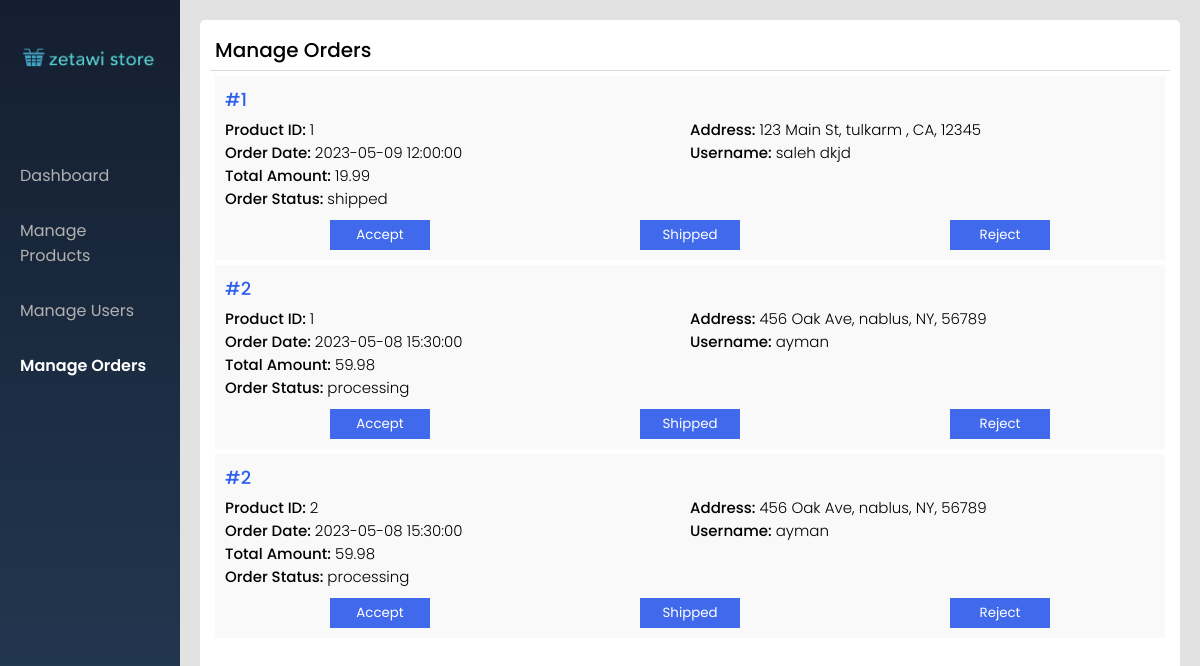
Page /admin/manage-orders.php on the committed database.
### tables this page shows
CREATE TABLE `Order_Items` (
  `id` int(11) NOT NULL,
  `order_id` int(11) NOT NULL,
  `product_id` int(11) NOT NULL,
  `quantity` int(11) NOT NULL,
  `price` decimal(10,2) NOT NULL
);

CREATE TABLE `Order_Details` (
  `id` int(11) NOT NULL,
  `user_id` int(11) NOT NULL,
  `order_date` datetime NOT NULL,
  `total_amount` decimal(10,2) NOT NULL,
  `order_status` varchar(255) NOT NULL
);

CREATE TABLE `User_Address` (
  `id` int(11) NOT NULL,
  `user_id` int(11) NOT NULL,
  `street_address` varchar(255) NOT NULL,
  `city` varchar(50) NOT NULL,
  `state` varchar(50) NOT NULL,
  `zip_code` varchar(10) NOT NULL,
  `phone` int(11) NOT NULL
);

CREATE TABLE `User` (
  `id` int(11) NOT NULL,
  `username` varchar(50) NOT NULL,
  `email` varchar(255) NOT NULL,
  `password` varchar(255) NOT NULL,
  `isadmin` tinyint(1) DEFAULT 0,
  `user_imag` varchar(255) NOT NULL
);

### admin/manage-orders.php (the view, shortened to what this page needs)
<!DOCTYPE html>
<html lang="en">
<?php
$servername = "localhost";
$username = "root";
$password = "";
$dbname = "zetawiStore";
$conn = mysqli_connect($servername, $username, $password, $dbname);
$getOrdersQuery = "SELECT Order_Details.order_status ,Order_Items.order_id, Order_Items.product_id, Order_Details.order_date, User_Address.street_address, User_Address.city, User_Address.state, User_Address.zip_code, Order_Details.total_amount,User.username
                    FROM Order_Items
                    INNER JOIN Order_Details ON Order_Items.order_id = Order_Details.id
                    INNER JOIN User_Address ON Order_Details.user_id = User_Address.user_id
                    INNER JOIN User ON Order_Details.user_id = User.id";
$runOrdersQuery = mysqli_query($conn, $getOrdersQuery);
    ?>
<head>
    <link rel="stylesheet" href="../styles/admin-basic.css">
    <link rel="stylesheet" href="../styles/admin-manage-orders.css">
</head>
<body>
<div class="container">
    <div class="side-bar">
        <img src="../images/logo.png" onclick="location.href=`../home.php`">
        <ul>
            <li onclick="location.href='dashboard.php'">Dashboard</li>
            <li onclick="location.href='manage-products.php'">Manage Products</li>
            <li onclick="location.href='manage-users.php'">Manage Users</li>
            <li style="color:white; font-weight:600;">Manage Orders</li>
        </ul>
    </div>
    <div class="orders-container">
        <h1> Manage Orders</h1>
        <?php
        while ($rowOrder = mysqli_fetch_array($runOrdersQuery)) {
            $orderID = $rowOrder['order_id'];
            $productID = $rowOrder['product_id'];
            $orderDate = $rowOrder['order_date'];
            $address = $rowOrder['street_address'] . ", " . $rowOrder['city'] . ", " . $rowOrder['state'] . ", " . $rowOrder['zip_code'];
            $totalAmount = $rowOrder['total_amount'];
            $username = $rowOrder['username'];
            $orderStatus=$rowOrder['order_status'];
            echo "
        <div class='order'>
            <h2>#$orderID</h2>
            <div class='main'>
                <div class='order-details'>
                    <p>Product ID: <span>" . htmlspecialchars($productID) . "</span></p>
                    <p>Order Date: <span>" . htmlspecialchars($orderDate) . "</span></p>
                    <p>Total Amount: <span>" . htmlspecialchars($totalAmount) . "</span></p>
                      <p>Order Status: <span>" . htmlspecialchars($orderStatus) . "</span></p>
                </div>
                <div class='order-user'>
                    <p>Address: <span>" . htmlspecialchars($address) . "</span></p>
                    <p>Username: <span>" . htmlspecialchars($username) . "</span></p>
                </div>
            </div>
            <div class='controller'>
                <button class='controller-btns' onClick='manageOrder(\"processing\", $orderID)'>Accept</button>
                <button class='controller-btns' onClick='manageOrder(\"shipped\", $orderID)'>Shipped</button>
                <button class='controller-btns' onClick='manageOrder(\"rejected\", $orderID)'>Reject</button>
            </div>
        </div>
    ";
        }
        ?>
    </div>
</div>
</body>
</html>

### styles/admin-basic.css (style rules this page uses)
* { padding: 0; margin: 0; box-sizing: border-box; font-family: "Poppins", sans-serif; }
body { background-color: rgb(226, 226, 226); }
.container { max-width: 1400px; width: 100%; margin-left: auto; margin-right: auto; display: grid; grid-template-columns: 15% 85%; height: 100vh; background-color: rgb(226, 226, 226); }
.side-bar { background: linear-gradient(#141e30, #243b55); color: white; position: relative; }
.side-bar img { width: 170px; padding: 10px 0; text-align: center; }
.side-bar ul { text-decoration: none; color: rgb(177, 177, 177); margin-top: 30px; padding: 10px; }
.side-bar ul li { list-style: none; margin-bottom: 10px; border-radius: 20px; padding: 10px; }

### styles/admin-manage-orders.css (style rules this page uses)
.orders-container { background-color: white; margin: 20px; padding: 10px; border-radius: 5px; }
.orders-container h1 { padding: 5px; font-weight: 500; font-size: 20px; border-bottom: 1px solid rgb(219, 219, 219); }
.orders-container .order { padding: 10px; background-color: rgb(249, 249, 249); margin: 5px; }
.orders-container h2 { font-weight: 500; font-size: 18px; color: rgb(44, 95, 236); }
.orders-container .main { display: grid; grid-template-columns: 50% 50%; margin-top: 5px; }
.orders-container .main p { font-weight: 500; font-size: 15px; }
.orders-container .main p span { font-weight: 300; }
.orders-container .controller { display: grid; grid-template-columns: 100px 100px 100px; justify-content: center; justify-content: space-around; margin-top: 10px; }
.orders-container button { background-color: rgb(65, 105, 235); color: white; border: none; outline: none; padding: 5px; cursor: pointer; }

### rows in the picture
order_items: order "1", product "1", order.order_date "2023-05-09 12:00:00", order.total_amount "19.99", order.order_status "shipped", user_address.street_address+city+state "123 Main St, tulkarm , CA, 12345", user.username "saleh dkjd"
order_items: order "2", product "1", order.order_date "2023-05-08 15:30:00", order.total_amount "59.98", order.order_status "processing", user_address.street_address+city+state "456 Oak Ave, nablus, NY, 56789", user.username "ayman"
order_items: order "2", product "2", order.order_date "2023-05-08 15:30:00", order.total_amount "59.98", order.order_status "processing", user_address.street_address+city+state "456 Oak Ave, nablus, NY, 56789", user.username "ayman"
